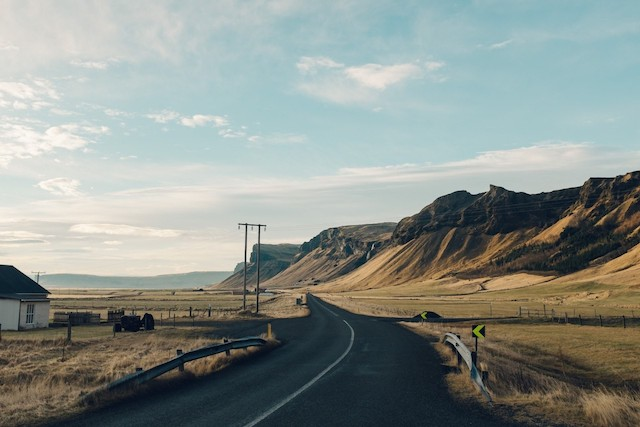
#> input picture img/image.jpg, 640 x 427 px, found by its file name
$ python opencv_test.py
#> lines starting #> are read from the running program, lines starting #| are printed output that depends on the picture; after the words box and inside, x2 and y2 are one past the last pixel; in counts of white or black regions, pixels touching at a corner belong together
import cv2 as cv
import matplotlib.pyplot as plt
from os.path import dirname, abspath

if __name__ == '__main__':
    # 读图片
    image = cv.imread('img/image.jpg', cv.IMREAD_COLOR)  # Load the image
#> image is the input picture: shape (427, 640, 3); mean B, G, R 140.1, 145.6, 138.4
    # Or just: image=cv.LoadImage('img/image.png')

    # 输出文字
    cv.putText(image, 'lenka', (100, 100), cv.FONT_HERSHEY_TRIPLEX, 2, (127, 127, 127), 12)
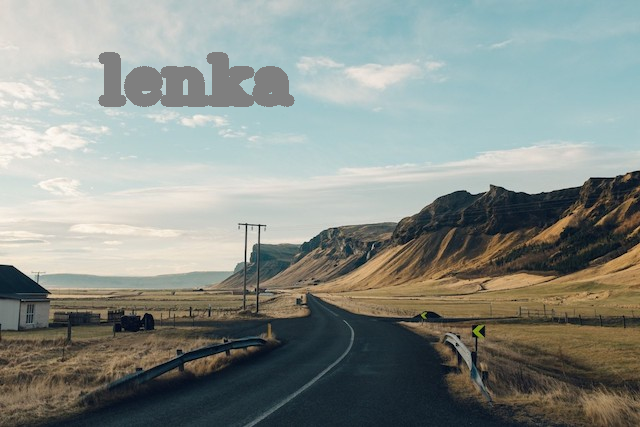
#> image: shape (427, 640, 3); 2.58% of pixels changed, all inside (x1, y1, x2, y2) = (98, 52, 295, 107)

    # lenka
    cv.namedWindow('lenka', cv.WINDOW_NORMAL)
    # Show the image
    cv.imshow('lenka', image)

    # 写图片
    path = dirname(dirname(abspath(__file__)))
    cv.imwrite(path+'/img/thumb.jpg', image)
    k = cv.waitKey(0)  # Wait for user input and quit
#> (key Esc is pressed here)
    if k == 27:  # 如果输入ESC退出
        cv.destroyAllWindows()

    plt.imshow(image, cmap='gray', interpolation='bicubic')
    plt.xticks([]), plt.yticks([])  # to hide tick values on X and Y axis
    plt.show()
